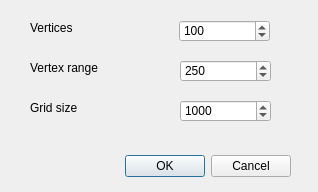
<?xml version="1.0" encoding="UTF-8"?>
<ui version="4.0">
 <class>DialogUDG</class>
 <widget class="QDialog" name="DialogUDG">
  <property name="geometry">
   <rect>
    <x>0</x>
    <y>0</y>
    <width>318</width>
    <height>192</height>
   </rect>
  </property>
  <property name="windowTitle">
   <string>Dialog</string>
  </property>
  <widget class="QDialogButtonBox" name="buttonBox">
   <property name="geometry">
    <rect>
     <x>120</x>
     <y>150</y>
     <width>171</width>
     <height>32</height>
    </rect>
   </property>
   <property name="orientation">
    <enum>Qt::Horizontal</enum>
   </property>
   <property name="standardButtons">
    <set>QDialogButtonBox::Cancel|QDialogButtonBox::Ok</set>
   </property>
  </widget>
  <widget class="QLabel" name="label_2">
   <property name="geometry">
    <rect>
     <x>30</x>
     <y>60</y>
     <width>141</width>
     <height>16</height>
    </rect>
   </property>
   <property name="text">
    <string>Vertex range</string>
   </property>
  </widget>
  <widget class="QSpinBox" name="spinBox_n_max">
   <property name="geometry">
    <rect>
     <x>179</x>
     <y>20</y>
     <width>91</width>
     <height>22</height>
    </rect>
   </property>
   <property name="minimum">
    <number>1</number>
   </property>
   <property name="maximum">
    <number>2000000</number>
   </property>
   <property name="value">
    <number>100</number>
   </property>
  </widget>
  <widget class="QLabel" name="label">
   <property name="geometry">
    <rect>
     <x>30</x>
     <y>20</y>
     <width>111</width>
     <height>16</height>
    </rect>
   </property>
   <property name="text">
    <string>Vertices</string>
   </property>
  </widget>
  <widget class="QSpinBox" name="spinBox_range">
   <property name="geometry">
    <rect>
     <x>180</x>
     <y>60</y>
     <width>91</width>
     <height>22</height>
    </rect>
   </property>
   <property name="minimum">
    <number>1</number>
   </property>
   <property name="maximum">
    <number>10000</number>
   </property>
   <property name="value">
    <number>250</number>
   </property>
  </widget>
  <widget class="QLabel" name="label_3">
   <property name="geometry">
    <rect>
     <x>30</x>
     <y>100</y>
     <width>141</width>
     <height>16</height>
    </rect>
   </property>
   <property name="text">
    <string>Grid size</string>
   </property>
  </widget>
  <widget class="QSpinBox" name="spinBox_grid">
   <property name="geometry">
    <rect>
     <x>180</x>
     <y>100</y>
     <width>91</width>
     <height>22</height>
    </rect>
   </property>
   <property name="minimum">
    <number>1</number>
   </property>
   <property name="maximum">
    <number>10000</number>
   </property>
   <property name="value">
    <number>1000</number>
   </property>
  </widget>
 </widget>
 <resources/>
 <connections>
  <connection>
   <sender>buttonBox</sender>
   <signal>accepted()</signal>
   <receiver>DialogUDG</receiver>
   <slot>accept()</slot>
   <hints>
    <hint type="sourcelabel">
     <x>248</x>
     <y>254</y>
    </hint>
    <hint type="destinationlabel">
     <x>157</x>
     <y>274</y>
    </hint>
   </hints>
  </connection>
  <connection>
   <sender>buttonBox</sender>
   <signal>rejected()</signal>
   <receiver>DialogUDG</receiver>
   <slot>reject()</slot>
   <hints>
    <hint type="sourcelabel">
     <x>316</x>
     <y>260</y>
    </hint>
    <hint type="destinationlabel">
     <x>286</x>
     <y>274</y>
    </hint>
   </hints>
  </connection>
 </connections>
</ui>
